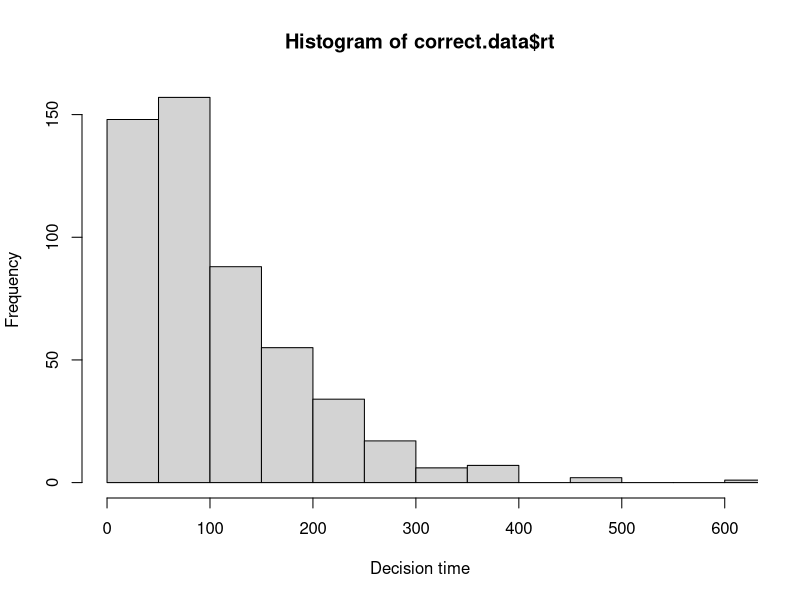
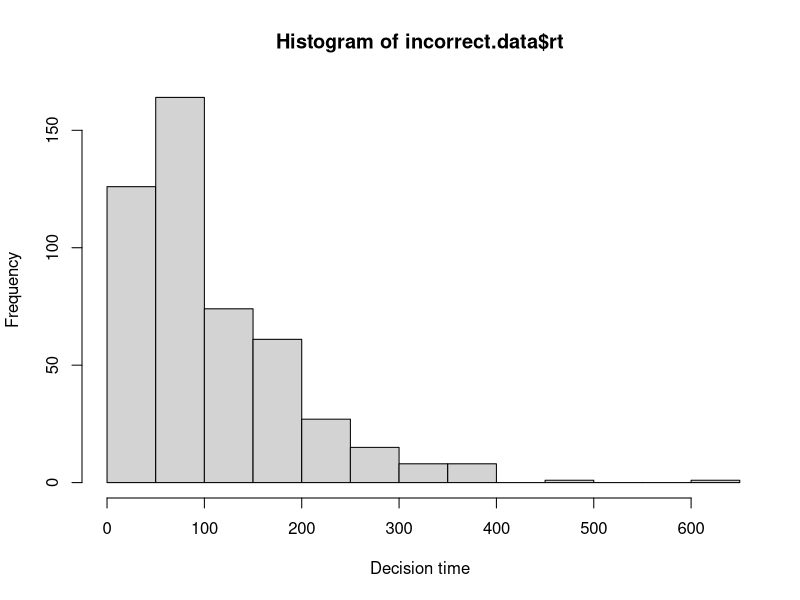

R code for these plots, in order:
# implement the model by filling in the function below
# the model should return a data frame with two columns: correct and rt
# the correct column should be TRUE or FALSE, and rt should contain the
# number of steps it took to reach the criterion.

# note that the function takes four arguments:
# samples is the number of samples to draw from the model
# drift is the drift rate (default value is 0)
# sdrw is the variability in the drift rate (default value is 0.3)
# criterion is the threshold for a response (default value is 3)
# just report when you hit the boundary
random.walk.model <- function(samples, drift=0, sdrw=0.3, criterion=3){
  accuracy.array <- rep(0,samples) #can also initialize the array using numeric() function
  rt.array <- rep(0,samples)
  for (i in 1:samples){
    nsteps <- 0
    evidence <- 0
    while(abs(evidence)<criterion){
      evidence <- evidence + rnorm(1,drift,sdrw)
      nsteps <- nsteps+1
    }
    if(evidence>0){accuracy.array[i] <- TRUE}
    else{accuracy.array[i] <- FALSE}
    rt.array[i] <- nsteps
  }
  output <- data.frame(
    correct = accuracy.array,
    rt = rt.array
  )
  return(output)
}

# test the model ####

# if the model is working correctly, then the line below should generate a data frame with 
# 1000 samples and about half of the samples should be correct. the average rt will probably
# be around 112, but might vary from that by a bit.

initial.test <- random.walk.model(1000)
sum(initial.test$correct) / length(initial.test$correct) # should be close to 0.5
mean(initial.test$rt) # should be about 112

# visualize the RT distributions ####
# we can use dplyr to filter the data and visualize the correct and incorrect RT distributions

library(dplyr)

correct.data <- initial.test %>% filter(correct==TRUE)
incorrect.data <- initial.test %>% filter(correct==FALSE)

hist(correct.data$rt, xlab="Decision time", xlim=c(0,max(correct.data$rt)))
hist(incorrect.data$rt, xlab="Decision time",xlim=c(0,max(incorrect.data$rt)))

?rep
